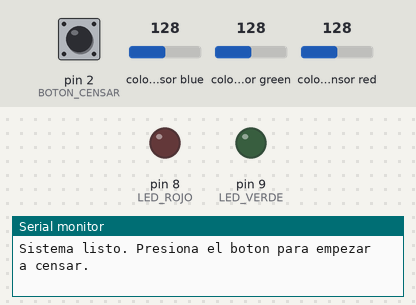
Bench run of a sketch on a simulated Arduino Uno, built with avr-gcc and run on an emulated ATmega328P. Shown: output pins drawn as LEDs (lit = HIGH), the last lines printed to the serial monitor. The test bench sets the inputs (shaded band); at power-on: pin 2 (BOTON_CENSAR) HIGH, colour sensor blue 128, colour sensor green 128, colour sensor red 128.

Above: at 1.2 s.
1.3 s: pin 2 (BOTON_CENSAR) pulled LOW for 0.15 s
At 2.6 s:
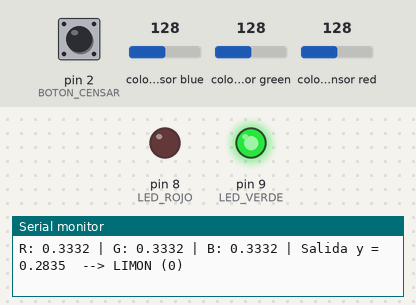
Timing chart, 0 to 4.3 s (numbered marks = the images above; inputs shaded):
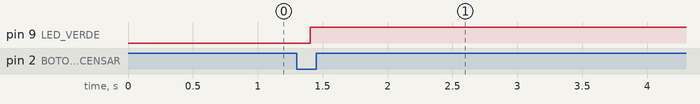

Measured:
- after the input at 1.3 s, pin 9 (LED_VERDE): LOW → HIGH after 0.11 s

The sketch:

Neurona.ino
```cpp
#include <Wire.h>
#include "Adafruit_TCS34725.h"

Adafruit_TCS34725 tcs = Adafruit_TCS34725(TCS34725_INTEGRATIONTIME_50MS, TCS34725_GAIN_4X);


float w[3] = {26.821363, -20.791611, 14.432850};
float b    = -7.745699;

const int BOTON_CENSAR = 2;
const int LED_ROJO     = 8;
const int LED_VERDE    = 9;


float sigmoid(float z) {
  return 1.0 / (1.0 + exp(-z));
}

void setup() {
  Serial.begin(9600);
  pinMode(BOTON_CENSAR, INPUT_PULLUP);
  pinMode(LED_ROJO, OUTPUT);
  pinMode(LED_VERDE, OUTPUT);

  digitalWrite(LED_ROJO, LOW);
  digitalWrite(LED_VERDE, LOW);

  if (!tcs.begin()) {
    Serial.println("Error: No se detecta el sensor TCS34725. Revisa A4 (SDA) y A5 (SCL).");
    while (1);
  }

  Serial.println("Sistema listo. Presiona el boton para empezar a censar.");
}

void censarYClasificar() {
  uint16_t r_raw, g_raw, b_raw, c_raw;
  tcs.getRawData(&r_raw, &g_raw, &b_raw, &c_raw);

  if (c_raw == 0) {
    Serial.println("Error: Canal Clear = 0 (sin luz reflejada).");
    return;
  }

  float x[3];
  x[0] = (float)r_raw / c_raw; // R
  x[1] = (float)g_raw / c_raw; // G
  x[2] = (float)b_raw / c_raw; // B

  float z = x[0] * w[0] + x[1] * w[1] + x[2] * w[2] + b;
  float y = sigmoid(z);

  Serial.print("R: "); Serial.print(x[0], 4);
  Serial.print(" | G: "); Serial.print(x[1], 4);
  Serial.print(" | B: "); Serial.print(x[2], 4);
  Serial.print(" | Salida y = "); Serial.print(y, 4);

  if (y >= 0.5) {
    Serial.println("  --> JITOMATE (1)");
    digitalWrite(LED_ROJO, HIGH);
    digitalWrite(LED_VERDE, LOW);
  } else {
    Serial.println("  --> LIMON (0)");
    digitalWrite(LED_ROJO, LOW);
    digitalWrite(LED_VERDE, HIGH);
  }
}

void loop() {
  if (digitalRead(BOTON_CENSAR) == LOW) {
    delay(50);
    if (digitalRead(BOTON_CENSAR) == LOW) {
      censarYClasificar();

      while (digitalRead(BOTON_CENSAR) == LOW) {
        delay(10);
      }
      delay(50);
    }
  }
}
```
